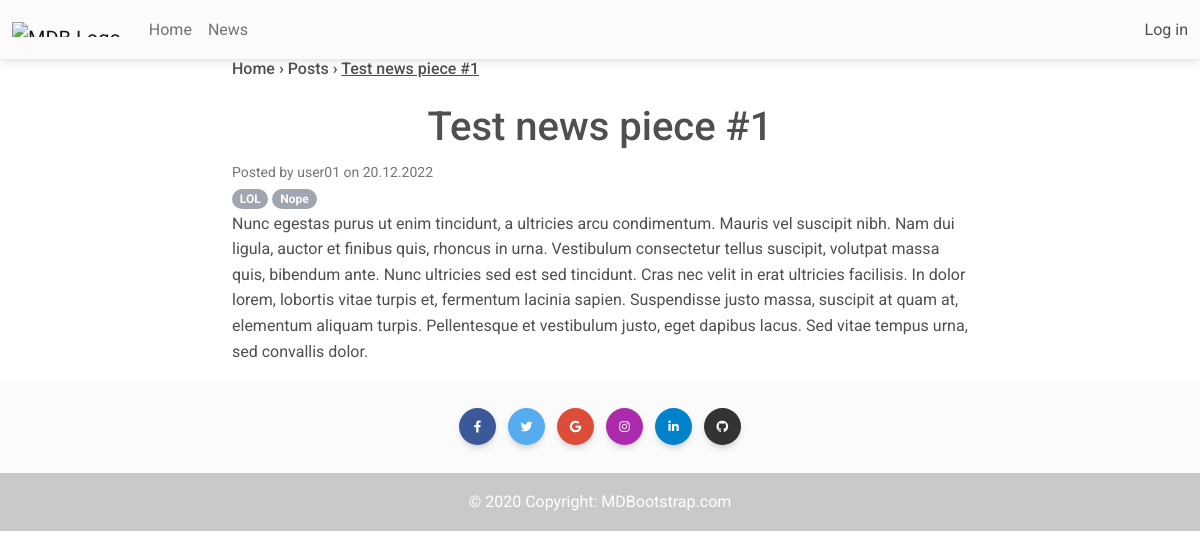
/news/3, run on an earlier commit of the app's database.
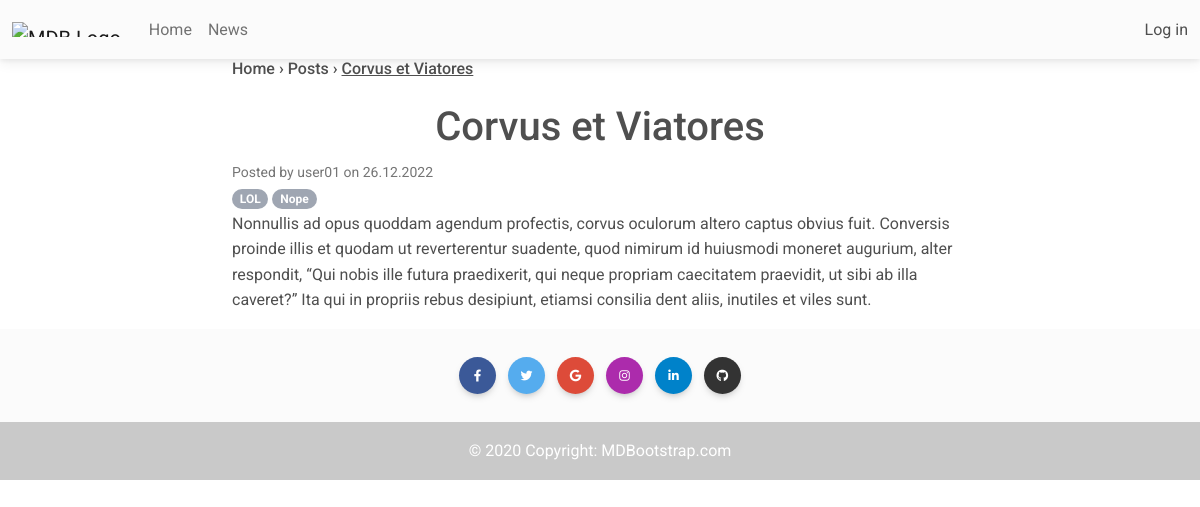
And on a later commit of the database.
### news/models.py (models this page shows, shortened)
class Post(models.Model):
    class PostType(models.IntegerChoices):
        ARTICLE = 1
        NEWS = 2
    author = models.ForeignKey(Author, on_delete=models.CASCADE)
    type = models.PositiveSmallIntegerField(choices=PostType.choices, default=PostType.NEWS)
    created = models.DateTimeField(auto_now_add=True)
    category = models.ManyToManyField(Category, through=PostCategory)
    title = models.CharField(max_length=255)
    text = models.TextField()
    rating = models.IntegerField(default=0)

class Author(models.Model):
    user = models.OneToOneField(User, on_delete=models.CASCADE)
    _rating = models.IntegerField(default=0, db_column='rating')
    @property
    def rating(self):
        return self._rating
    def __str__(self):
        return f'{self.user.get_full_name() or self.user}'

class Category(models.Model):
    name = models.CharField(max_length=255, unique=True)
    def __str__(self):
        return f'{self.name}'

### news/views.py (the view)
# urls.py: path('<int:pk>', PostDetail.as_view()),
class PostDetail(DetailView):
    model = Post
    template_name = 'post.html'
    context_object_name = 'post'

### news/templatetags/custom_filters.py (called while the page is built)
@register.filter()
def censor(text: str) -> str:
    if not isinstance(text, str):
        raise TypeError('Censor input must be a string')
    for word in CENSOR_LIST:
        text = re.sub(r"\b" + f"({word[0]}){word[1:]}" + r"\b",
                      lambda x, w=word: (w[0].upper() if x.group(1).isupper() else w[0]) + f"{'*' * (len(w) - 1)}",
                      text,
                      flags=re.IGNORECASE)
    return text

### templates/post.html (shortened to what this page needs)
{% extends 'flatpages/default.html' %}
{% load custom_filters %}
{% block breadcrumbs %}
<nav class="d-flex">
  <h6 class="mb-0">
    <a href="/" class="text-reset">Home</a>
    <span>&rsaquo;</span>
    <a href="/news" class="text-reset">Posts</a>
    <span>&rsaquo;</span>
    <a href="#" class="text-reset"><u>{{ post.title|censor }}</u></a>
  </h6>
</nav>
<br>
{% endblock breadcrumbs %}
{% block content %}
<h1 class="text-center">{{ post.title|censor }}</h1>
<small class="text-muted">Posted by {{ post.author }} on {{ post.created|date:'d.m.Y' }}</small>
<div>
  {% for category in post.category.all %}
  <span class="badge rounded-pill bg-secondary">{{ category }}</span>
  {% endfor %}
</div>
<p>{{ post.text|censor }}</p>
{% endblock content %}

### templates/flatpages/default.html (shortened to what this page needs)
<!DOCTYPE html>
<html lang="en">
<head>
  {% load static %}
  <link rel="stylesheet" href="https://cdnjs.cloudflare.com/ajax/libs/font-awesome/6.0.0/css/all.min.css" />
  <link rel="stylesheet" href="{% static 'css/mdb.min.css' %}" />
</head>
<body>
  <nav class="navbar navbar-expand-lg navbar-light bg-light">
    <div class="container-fluid">
      <div class="collapse navbar-collapse" id="navbarSupportedContent">
        <a class="navbar-brand mt-2 mt-lg-0" href="#">
          <img
            src="https://mdbcdn.b-cdn.net/img/logo/mdb-transaprent-noshadows.webp"
            height="15"
            alt="MDB Logo"
            loading="lazy"
          />
        </a>
        <ul class="navbar-nav me-auto mb-2 mb-lg-0">
          <li class="nav-item">
            <a class="nav-link" href="/">Home</a>
          </li>
          <li class="nav-item">
            <a class="nav-link" href="/news/">News</a>
          </li>
        </ul>
      </div>
      <a class="nav-link" href="/admin/">Log in</a>
    </div>
  </nav>
  <div class="container">
  <div class="row">
    <div class="col-md-2">
    </div>
    <div class="col-md-8">
      {% block breadcrumbs %}
      {% endblock breadcrumbs %}
      {% block content %}{% endblock content %}
    </div>
    <div class="col-md-2">
    </div>
  </div>
  </div>
  <footer class="bg-light text-center text-white">
    <div class="container p-4 pb-0">
      <section class="mb-4">
        <a
          class="btn text-white btn-floating m-1"
          style="background-color: #3b5998;"
          href="#!"
          role="button"
          ><i class="fab fa-facebook-f"></i
        ></a>
        <a
          class="btn text-white btn-floating m-1"
          style="background-color: #55acee;"
          href="#!"
          role="button"
          ><i class="fab fa-twitter"></i
        ></a>
        <a
          class="btn text-white btn-floating m-1"
          style="background-color: #dd4b39;"
          href="#!"
          role="button"
          ><i class="fab fa-google"></i
        ></a>
        <a
          class="btn text-white btn-floating m-1"
          style="background-color: #ac2bac;"
          href="#!"
          role="button"
          ><i class="fab fa-instagram"></i
        ></a>
        <a
          class="btn text-white btn-floating m-1"
          style="background-color: #0082ca;"
          href="#!"
          role="button"
          ><i class="fab fa-linkedin-in"></i
        ></a>
        <a
          class="btn text-white btn-floating m-1"
          style="background-color: #333333;"
          href="#!"
          role="button"
          ><i class="fab fa-github"></i
        ></a>
      </section>
    </div>
    <div class="text-center p-3" style="background-color: rgba(0, 0, 0, 0.2);">
      © 2020 Copyright:
      <a class="text-white" href="https://mdbootstrap.com/">MDBootstrap.com</a>
    </div>
  </footer>
</body>
</html>

What changed in the data, as far as the page shows it:
changed Post "user01": title|censor "Test news piece #1" → "Corvus et Viatores"; created "20.12.2022" → "26.12.2022"; text|censor "Nunc egestas purus ut enim tincidunt, a ultricies arcu condimentum. Mauris vel suscipit nibh. Nam dui ligula, auctor et finibus quis, rhoncus in urna. Vestibulum consectetur tellus suscipit, volutpat massa quis, bibendum ante. Nunc ultricies sed est sed tincidunt. Cras nec velit in erat ultricies facilisis. In dolor lorem, lobortis vitae turpis et, fermentum lacinia sapien. Suspendisse justo massa, suscipit at quam at, elementum aliquam turpis. Pellentesque et vestibulum justo, eget dapibus lacus. Sed vitae tempus urna, sed convallis dolor." → "Nonnullis ad opus quoddam agendum profectis, corvus oculorum altero captus obvius fuit. Conversis proinde illis et quodam ut reverterentur suadente, quod nimirum id huiusmodi moneret augurium, alter respondit, “Qui nobis ille futura praedixerit, qui neque propriam caecitatem praevidit, ut sibi ab illa caveret?” Ita qui in propriis rebus desipiunt, etiamsi consilia dent aliis, inutiles et viles sunt."
